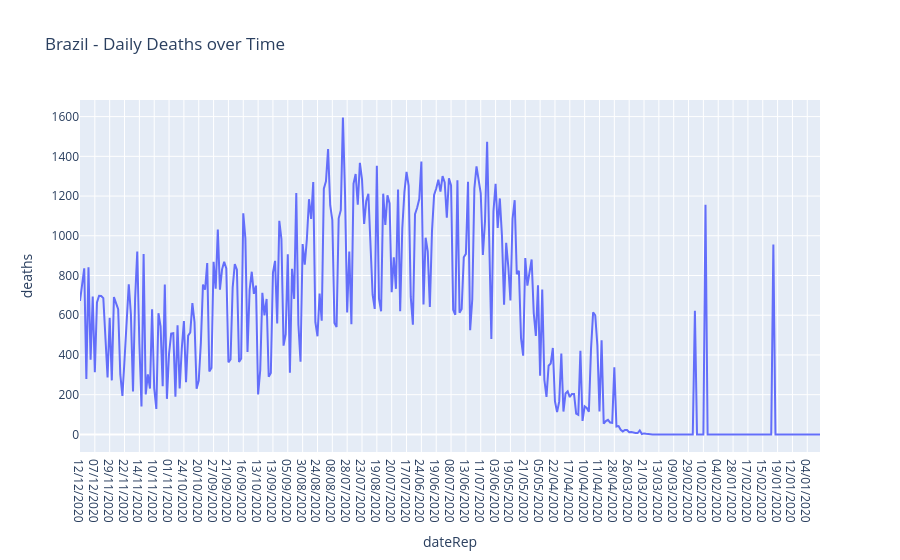
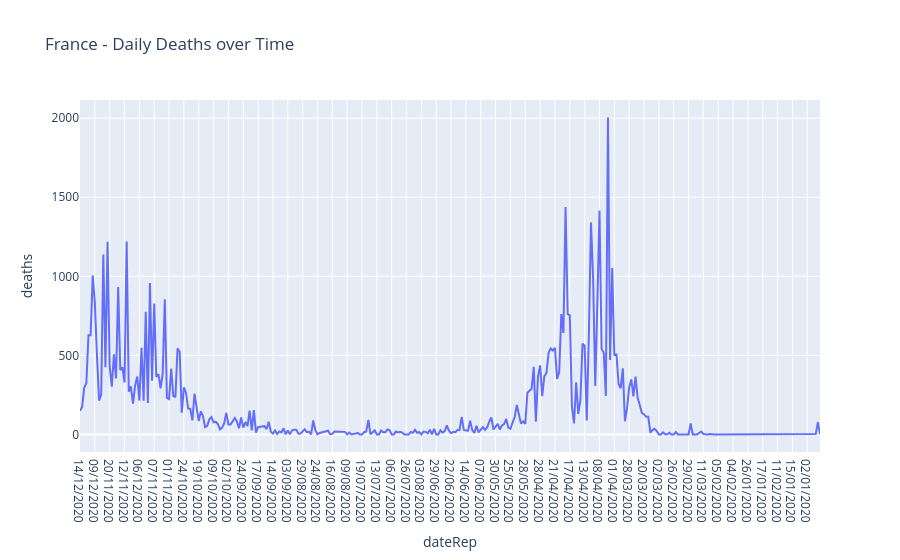
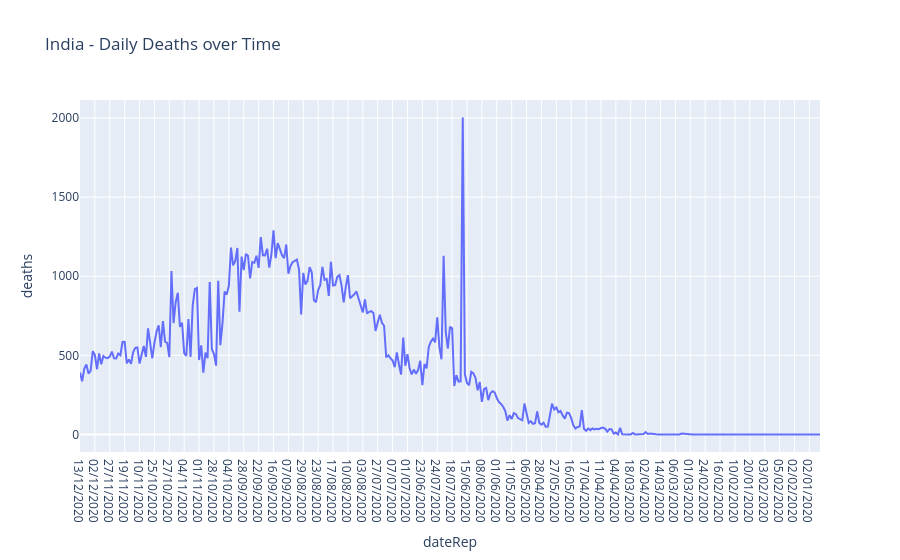
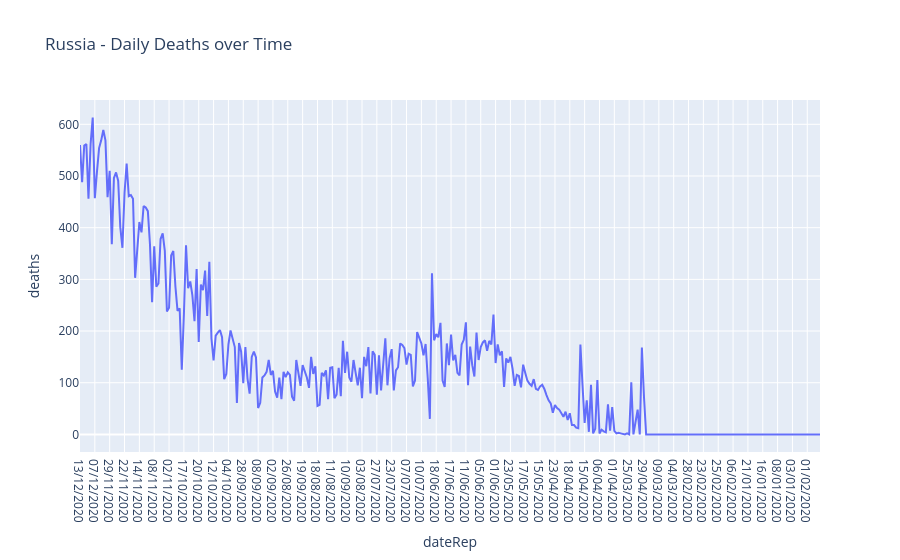

The notebook cell these images were saved under, in order:
### Code cell
for filename in os.listdir(data_dir):
    if filename.endswith('.json') and 'top5_countries_cases' in filename:
        df=pd.read_json(os.path.join(data_dir, filename))
        country_code=df['countriesAndTerritories'].iloc[0]
        fig = px.line(df, x='dateRep', y='deaths', title=f'{country_code} - Daily Deaths over Time')

        fig.show()

# -- function that takes a filename and returns a plotly figure
def plot_country_time_series(filename):
    df = pd.read_json(os.path.join(data_dir, filename))
    fig = px.line(df, x='dateRep', y='deaths', title=f'daily deaths over time')
    return fig

### Figure 1 — Plotly figure (JSON) as saved in the notebook; plotly's stock layout.template omitted (floating-point values rounded to 4 significant figures; data arrays with more than 128 entries replaced by an {"elided": "..."} marker saying what was removed)
{"data": [{"hovertemplate": "dateRep=%{x}<br>deaths=%{y}<extra></extra>", "legendgroup": "", "line": {"color": "#636efa", "dash": "solid"}, "marker": {"symbol": "circle"}, "mode": "lines", "name": "", "orientation": "v", "showlegend": false, "type": "scatter", "x": {"elided": "350 str values"}, "xaxis": "x", "y": {"elided": "350 int values"}, "yaxis": "y"}], "layout": {"legend": {"tracegroupgap": 0}, "title": {"text": "Brazil - Daily Deaths over Time"}, "xaxis": {"anchor": "y", "domain": [0, 1], "title": {"text": "dateRep"}}, "yaxis": {"anchor": "x", "domain": [0, 1], "title": {"text": "deaths"}}}}

### Figure 2 — Plotly figure (JSON) as saved in the notebook; plotly's stock layout.template omitted (floating-point values rounded to 4 significant figures; data arrays with more than 128 entries replaced by an {"elided": "..."} marker saying what was removed)
{"data": [{"hovertemplate": "dateRep=%{x}<br>deaths=%{y}<extra></extra>", "legendgroup": "", "line": {"color": "#636efa", "dash": "solid"}, "marker": {"symbol": "circle"}, "mode": "lines", "name": "", "orientation": "v", "showlegend": false, "type": "scatter", "x": {"elided": "350 str values"}, "xaxis": "x", "y": {"elided": "350 int values"}, "yaxis": "y"}], "layout": {"legend": {"tracegroupgap": 0}, "title": {"text": "France - Daily Deaths over Time"}, "xaxis": {"anchor": "y", "domain": [0, 1], "title": {"text": "dateRep"}}, "yaxis": {"anchor": "x", "domain": [0, 1], "title": {"text": "deaths"}}}}

### Figure 3 — Plotly figure (JSON) as saved in the notebook; plotly's stock layout.template omitted (floating-point values rounded to 4 significant figures; data arrays with more than 128 entries replaced by an {"elided": "..."} marker saying what was removed)
{"data": [{"hovertemplate": "dateRep=%{x}<br>deaths=%{y}<extra></extra>", "legendgroup": "", "line": {"color": "#636efa", "dash": "solid"}, "marker": {"symbol": "circle"}, "mode": "lines", "name": "", "orientation": "v", "showlegend": false, "type": "scatter", "x": {"elided": "349 str values"}, "xaxis": "x", "y": {"elided": "349 int values"}, "yaxis": "y"}], "layout": {"legend": {"tracegroupgap": 0}, "title": {"text": "India - Daily Deaths over Time"}, "xaxis": {"anchor": "y", "domain": [0, 1], "title": {"text": "dateRep"}}, "yaxis": {"anchor": "x", "domain": [0, 1], "title": {"text": "deaths"}}}}

### Figure 4 — Plotly figure (JSON) as saved in the notebook; plotly's stock layout.template omitted (floating-point values rounded to 4 significant figures; data arrays with more than 128 entries replaced by an {"elided": "..."} marker saying what was removed)
{"data": [{"hovertemplate": "dateRep=%{x}<br>deaths=%{y}<extra></extra>", "legendgroup": "", "line": {"color": "#636efa", "dash": "solid"}, "marker": {"symbol": "circle"}, "mode": "lines", "name": "", "orientation": "v", "showlegend": false, "type": "scatter", "x": {"elided": "350 str values"}, "xaxis": "x", "y": {"elided": "350 int values"}, "yaxis": "y"}], "layout": {"legend": {"tracegroupgap": 0}, "title": {"text": "Russia - Daily Deaths over Time"}, "xaxis": {"anchor": "y", "domain": [0, 1], "title": {"text": "dateRep"}}, "yaxis": {"anchor": "x", "domain": [0, 1], "title": {"text": "deaths"}}}}
